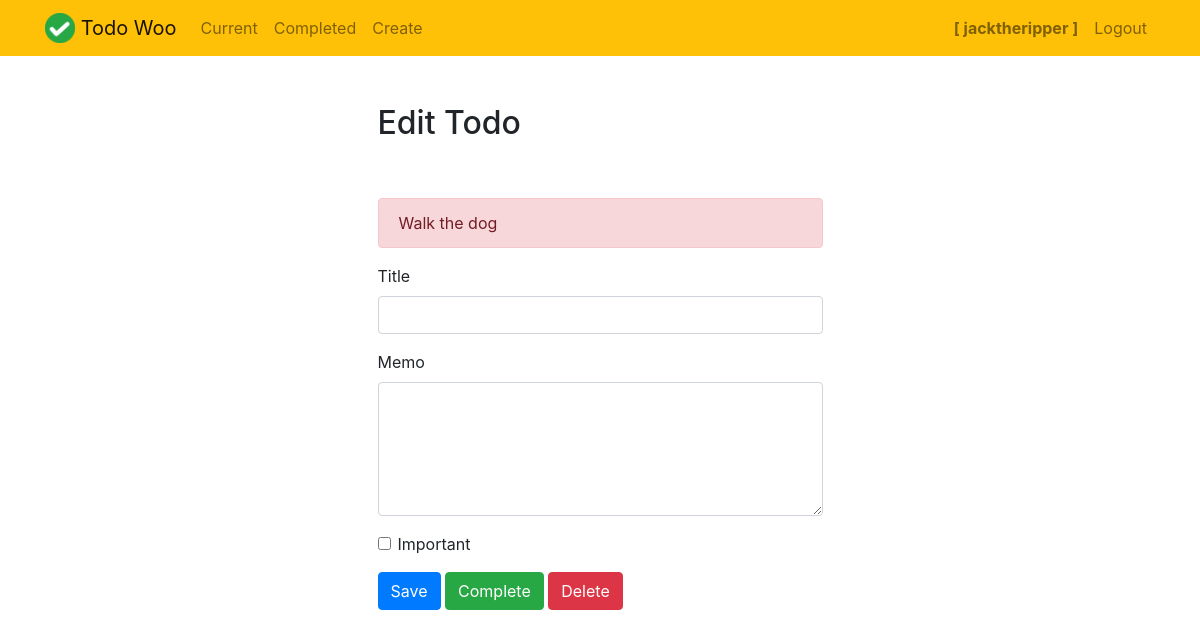
/todo/3/completed/ (signed in), run on an earlier commit of the app's database.
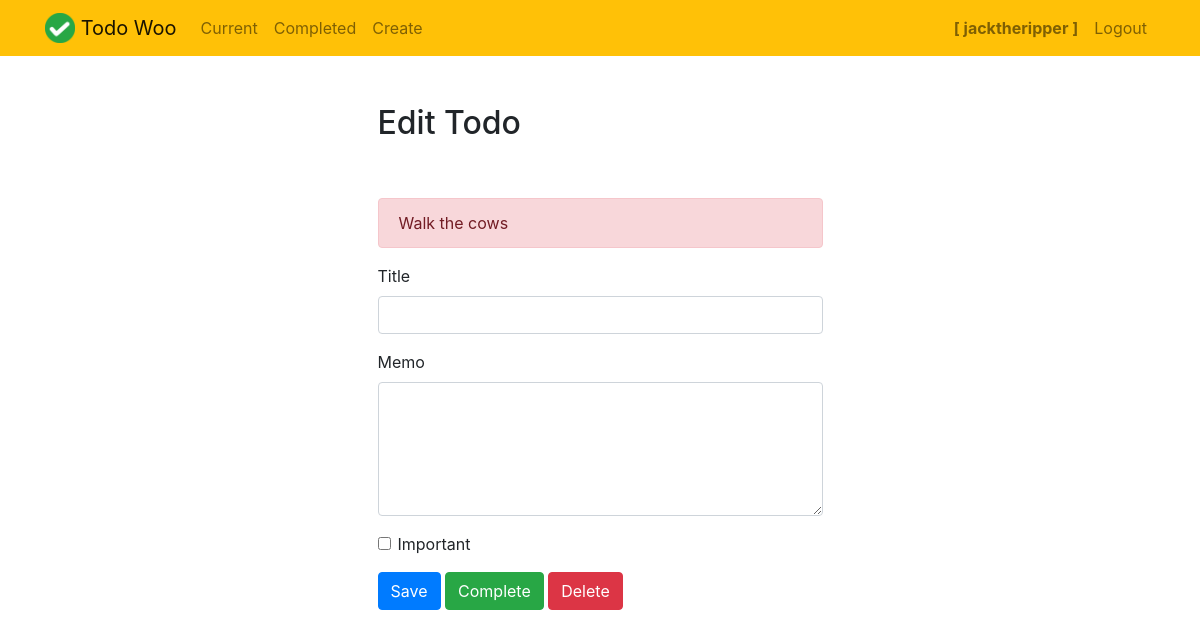
And on a later commit of the database.
### todo/models.py (models this page shows)
class Todo(models.Model):
    title = models.CharField(max_length=100)
    memo = models.TextField(blank=True)
    created = models.DateTimeField()
    datecompleted = models.DateTimeField(null=True, blank=True)
    important = models.BooleanField(default=False)
    user = models.ForeignKey(User, on_delete=models.CASCADE)
    def __str__(self):
        return self.title

### todo/views.py (the view)
# urls.py: path('todo/<int:todo_pk>/completed/', views.todocompleted, name='todocompleted'),
@login_required
def todocompleted(request, todo_pk):
    todo = get_object_or_404(Todo, pk=todo_pk, user=request.user)
    if request.method == 'POST':
        todo.datecompleted = timezone.now()
        todo.save()
        return redirect('currenttodos')
    else:
        return render(request, 'todo/viewtodo.html', {'error_msg':todo})

### todo/templates/todo/viewtodo.html (shortened to what this page needs)
{% extends "todo/base.html" %}
{% block content %}
    <div class="row justify-content-center mt-5">
        <div class="col-md-5">
            <h2>Edit Todo</h2>
        </div>
    </div>
    <div class="row justify-content-center mt-5">
        <div class="col-md-5">
            {% if error_msg %}
                <div class="alert alert-danger" role="alert">
                    {{ error_msg }}
                </div>
            {% endif %}
            <form method="POST">
                <div class="form-group">
                    <label for="title">Title</label>
                    <input type="text" name="title" class="form-control" id="title" value="{{ todo.title }}" required>
                </div>
                <div class="form-group">
                    <label for="memo">Memo</label>
                    <textarea name="memo" rows="5" class="form-control" id="memo" >{{ todo.memo }}</textarea>
                </div>
                <div class="form-group form-check">
                    <input type="checkbox" name="important" class="form-check-input" id="important" {% if todo.important %}checked{% endif %}>
                    <label class="form-check-label" for="important">Important</label>
                </div>
                <button type="submit" class="btn btn-primary">Save</button>
                <button type="button" class="btn btn-success" onclick="$('#complete').click()">Complete</button>
                <button type="button" class="btn btn-danger" onclick="$('#delete').click()">Delete</button>
            </form>
        </div>
    </div>
{% endblock %}

What changed in the data, as far as the page shows it:
changed Todo: title "Walk the dog" → "Walk the cows"
